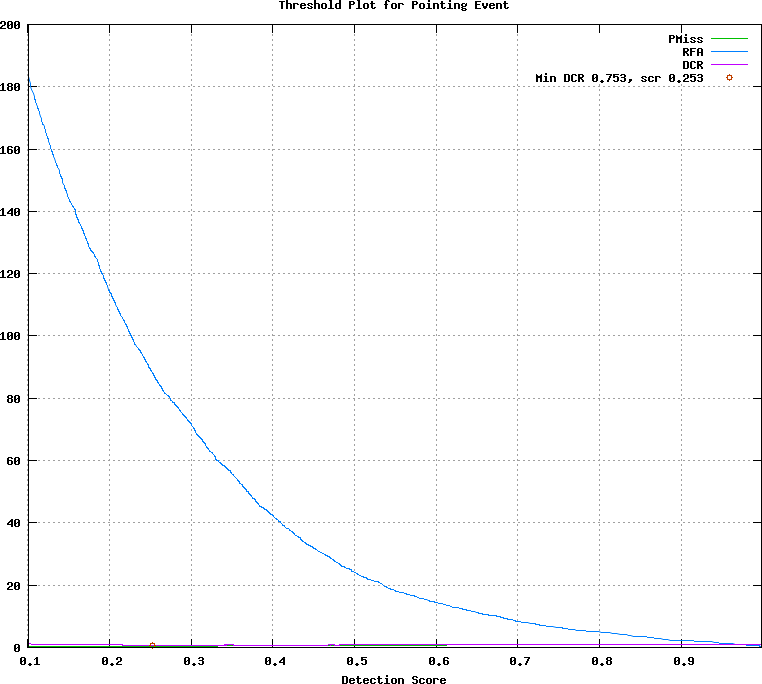

Source code (gnuplot):
## GNUPLOT command file
set terminal postscript color
set style data lines
set title 'Threshold Plot for Pointing Event'
set xlabel 'Detection Score'
set grid
set size ratio 0.85
plot [0.101000:0.998000]  \
  'test.det.Pointing_Event.dat.1' using 1:4 title 'PMiss' with lines lt 2, \
  'test.det.Pointing_Event.dat.1' using 1:5 title 'RFA' with lines lt 3, \
  'test.det.Pointing_Event.dat.1' using 1:6 title 'DCR' with lines lt 4, \
  'test.det.Pointing_Event.dat.2' using 1:2 title 'Min DCR 0.753, scr 0.253' with points lt 6
